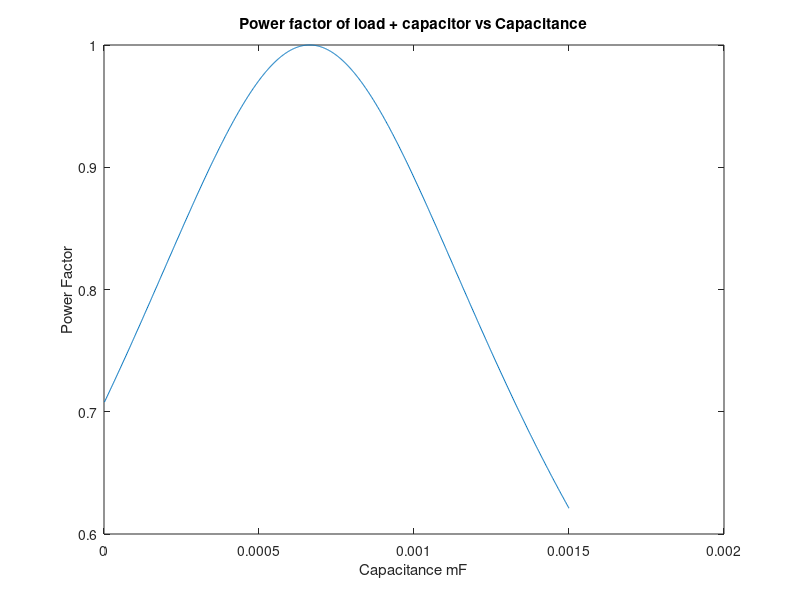
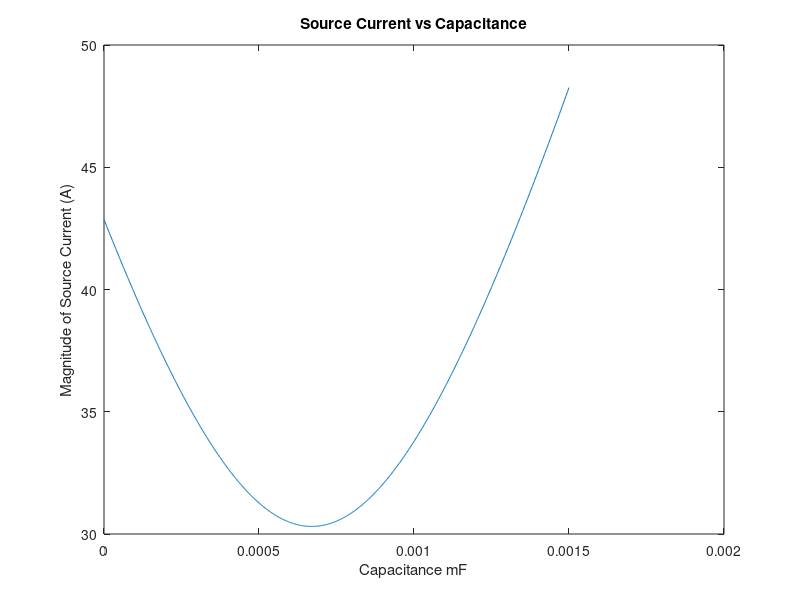
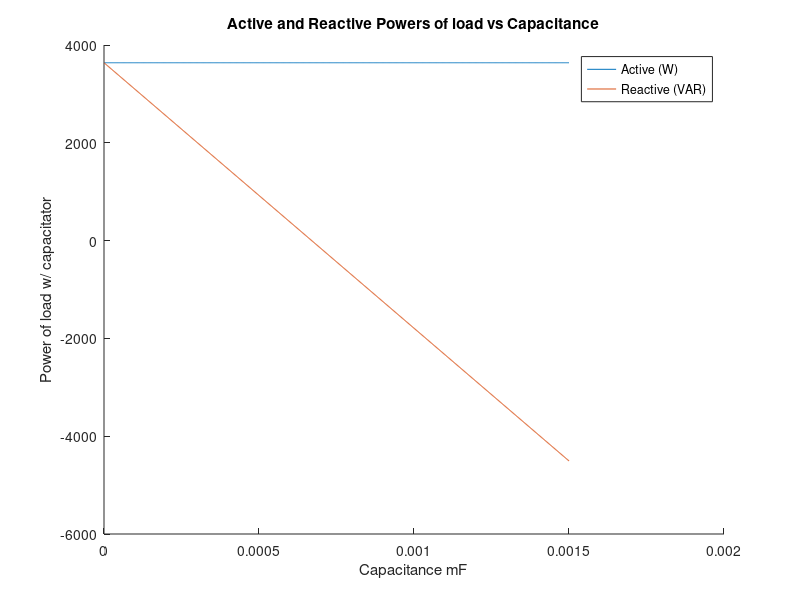
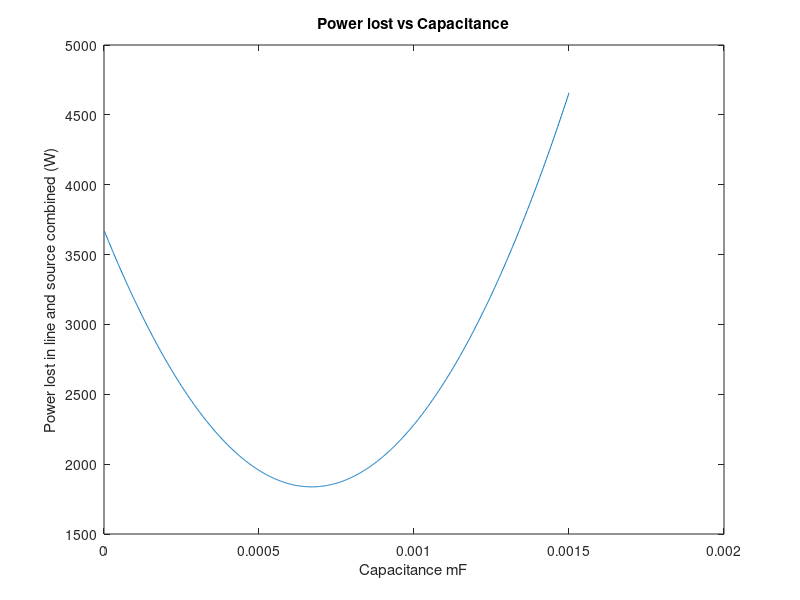

MATLAB code for these plots, in order:
% ECE2020_Project_1.m

% This matlab program plots the load active and reactive powers, 
% the active and reactive powers generated by the source, the 
% power lost in line and source combined, the magnitude of the 
% source current and the power factor of the source as the value 
% of the capacitor varies between 0𝑚𝐹 to 1.5𝑚𝐹. This program is
% based on the circuit provided for Project 1.

% Tate Finley, 2-23-23,
% Rev. 2-23-23


C = linspace(0, (1.5*10^-3), 1001); % capacitor between 0 and 1.5mF
Xc = 1./(C.*377);
Zc = -1j.*Xc; % capacitor impedance
Zt = ((2+2j).*Zc)./(2+2j+Zc); % total load impendance
Lp = atan(imag(Zt)./real(Zt)); % load phase
pf = cos(Lp); % power factor of load + capacitor

% First plot is solving for the power factor
figure(1);
plot(C, pf);
xlabel('Capacitance mF');
ylabel('Power Factor');
title('Power factor of load + capacitor vs Capacitance');

Ic = 120./Zc; % current of capacitor
Is = Ic + 30.31 - 30.31j; % current of source
Im = sqrt((real(Is).^2)+(imag(Is).^2)); % magnitude of source current

% Second plot is solving for the magnitude in Source Current
figure(2);
plot(C, Im);
xlabel('Capacitance mF');
ylabel('Magnitude of Source Current (A)');
title('Source Current vs Capacitance');

% Third plot for Active and Reactive power for combined load
Sld = 120.*conj(Is);%total load power
figure(3);
hold on;
plot(C, real(Sld)); 
plot(C, imag(Sld));
hold off;
xlabel('Capacitance mF');
ylabel('Power of load w/ capacitator');
title('Active and Reactive Powers of load vs Capacitance');
legend('Active (W)', 'Reactive (VAR)');

% Next plot for power lost in line and source combined
SLoss = (2+2j+Zc).*(Im.^2);% power lost
PLoss = real(SLoss); % active power lost
figure(4);
plot(C, PLoss);
xlabel('Capacitance mF');
ylabel('Power lost in line and source combined (W)');
title('Power lost vs Capacitance');

% Final Plot for active and reactive power generated by the source
Sc = 120.*conj(Ic);
SGen = SLoss + Sc + 3636.55 + 3636.55j;% power generated
figure(5);
hold on;
plot(C, real(SGen)); 
plot(C, imag(SGen));
hold off;
xlabel('Capacitance mF');
ylabel('Power Generated by Source');
title('Power Generated for Circuit');
legend('Active (W)', 'Reactive (VAR)');
